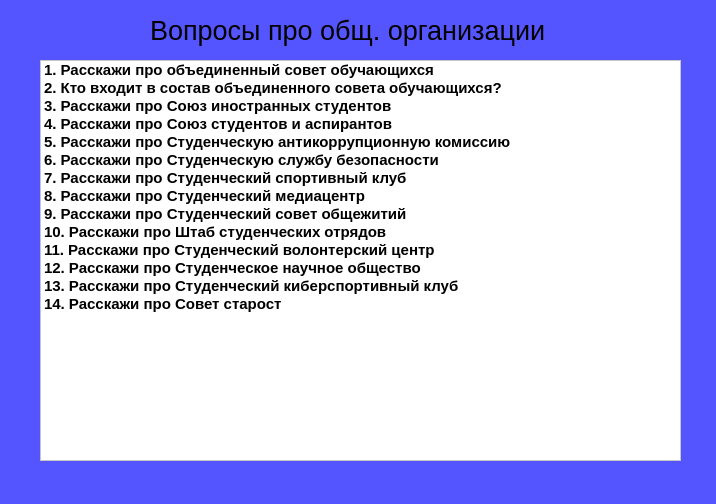
<?xml version="1.0" encoding="UTF-8"?>
<ui version="4.0">
 <class>Organization</class>
 <widget class="QMainWindow" name="Organization">
  <property name="geometry">
   <rect>
    <x>0</x>
    <y>0</y>
    <width>716</width>
    <height>504</height>
   </rect>
  </property>
  <property name="windowTitle">
   <string>MainWindow</string>
  </property>
  <property name="styleSheet">
   <string notr="true">background-color:rgb(85, 85, 255);</string>
  </property>
  <widget class="QWidget" name="centralwidget">
   <widget class="QLabel" name="label">
    <property name="geometry">
     <rect>
      <x>150</x>
      <y>10</y>
      <width>491</width>
      <height>41</height>
     </rect>
    </property>
    <property name="font">
     <font>
      <pointsize>20</pointsize>
      <weight>50</weight>
      <italic>false</italic>
      <bold>false</bold>
      <strikeout>false</strikeout>
      <kerning>true</kerning>
     </font>
    </property>
    <property name="text">
     <string>Вопросы про общ. организации</string>
    </property>
   </widget>
   <widget class="QListWidget" name="listWidget">
    <property name="geometry">
     <rect>
      <x>40</x>
      <y>60</y>
      <width>641</width>
      <height>401</height>
     </rect>
    </property>
    <property name="font">
     <font>
      <pointsize>11</pointsize>
      <weight>75</weight>
      <bold>true</bold>
     </font>
    </property>
    <property name="styleSheet">
     <string notr="true">background-color: rgb(255, 255, 255);</string>
    </property>
    <item>
     <property name="text">
      <string>1. Расскажи про объединенный совет обучающихся</string>
     </property>
    </item>
    <item>
     <property name="text">
      <string>2. Кто входит в состав объединенного совета обучающихся?</string>
     </property>
    </item>
    <item>
     <property name="text">
      <string>3. Расскажи про Союз иностранных студентов</string>
     </property>
    </item>
    <item>
     <property name="text">
      <string>4. Расскажи про Союз студентов и аспирантов</string>
     </property>
    </item>
    <item>
     <property name="text">
      <string>5. Расскажи про Студенческую антикоррупционную комиссию</string>
     </property>
    </item>
    <item>
     <property name="text">
      <string>6. Расскажи про Студенческую службу безопасности</string>
     </property>
    </item>
    <item>
     <property name="text">
      <string>7. Расскажи про Студенческий спортивный клуб</string>
     </property>
    </item>
    <item>
     <property name="text">
      <string>8. Расскажи про Студенческий медиацентр</string>
     </property>
    </item>
    <item>
     <property name="text">
      <string>9. Расскажи про Студенческий совет общежитий</string>
     </property>
    </item>
    <item>
     <property name="text">
      <string>10. Расскажи про Штаб студенческих отрядов</string>
     </property>
    </item>
    <item>
     <property name="text">
      <string>11. Расскажи про Студенческий волонтерский центр</string>
     </property>
    </item>
    <item>
     <property name="text">
      <string>12. Расскажи про Студенческое научное общество</string>
     </property>
    </item>
    <item>
     <property name="text">
      <string>13. Расскажи про Студенческий киберспортивный клуб</string>
     </property>
    </item>
    <item>
     <property name="text">
      <string>14. Расскажи про Совет старост</string>
     </property>
    </item>
   </widget>
  </widget>
  <widget class="QStatusBar" name="statusbar"/>
 </widget>
 <resources/>
 <connections/>
</ui>
